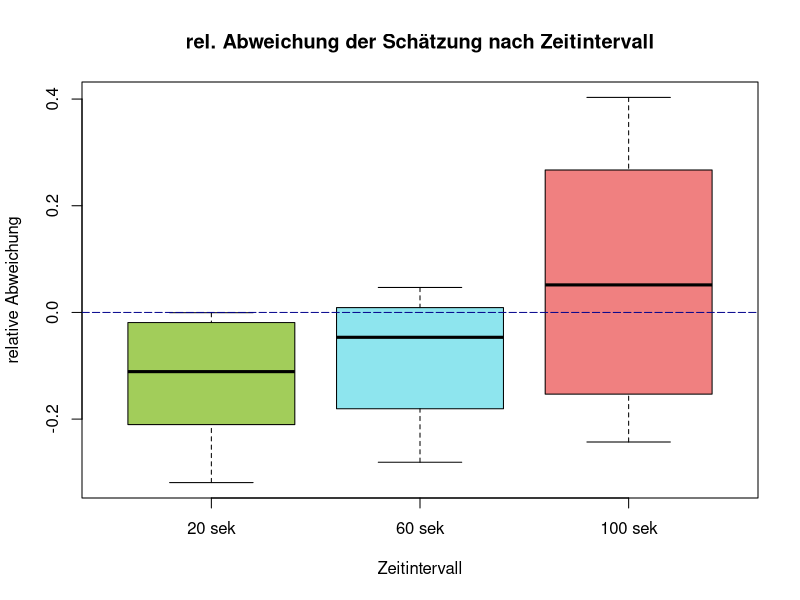
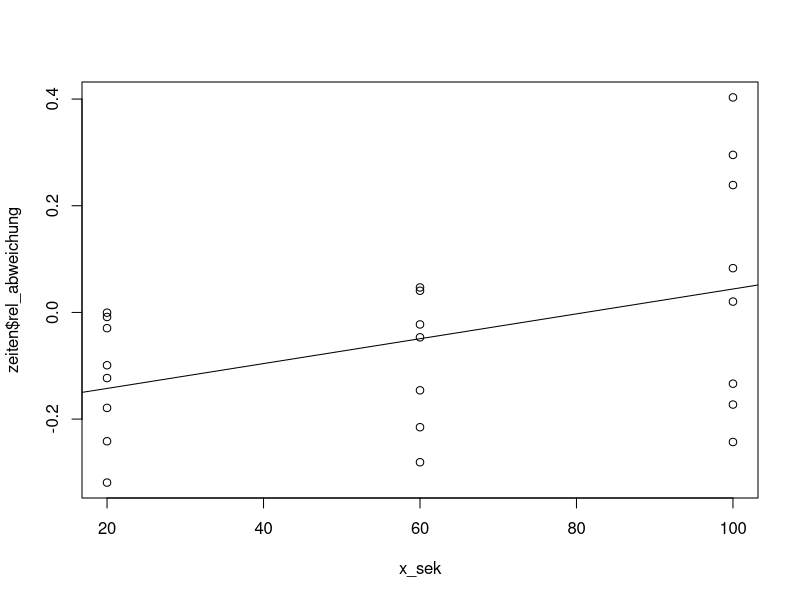
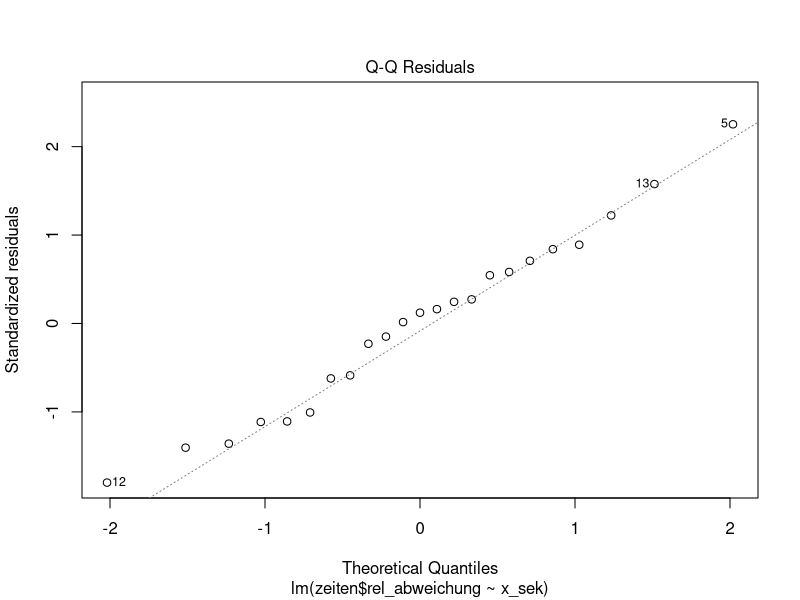
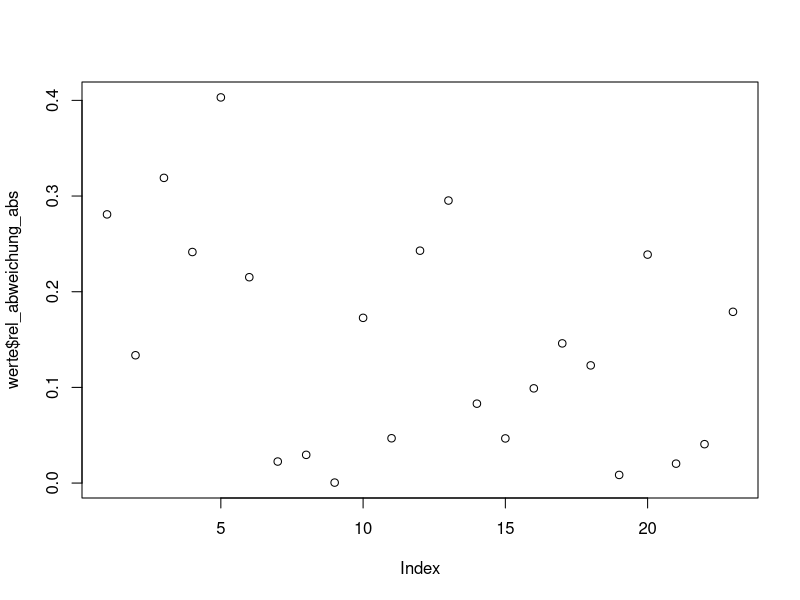
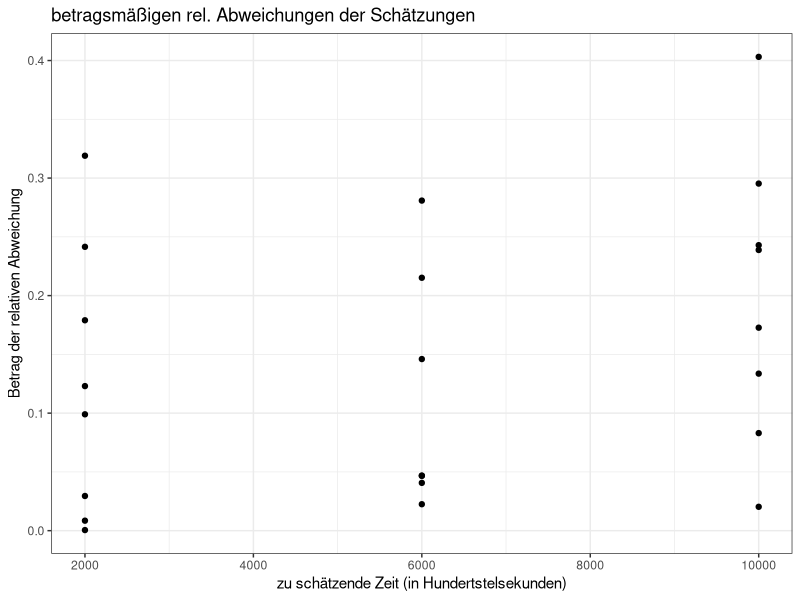
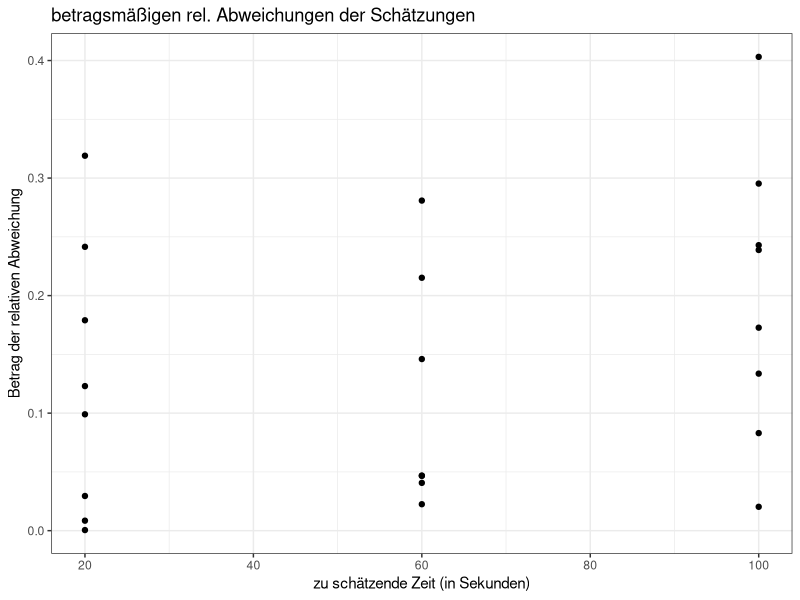
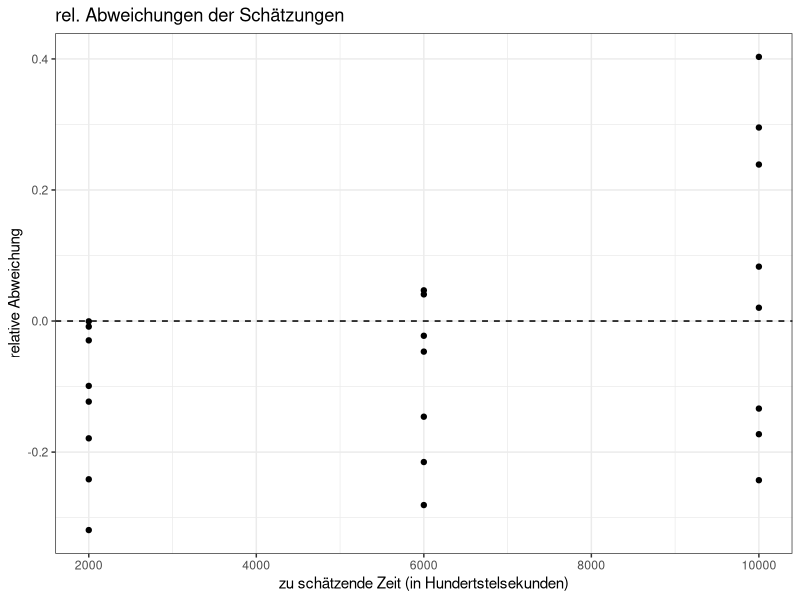
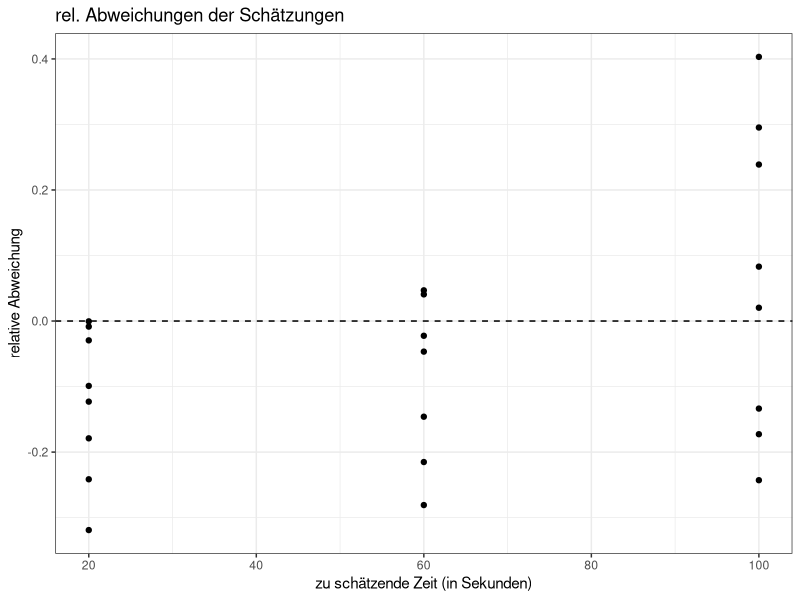

R code for these plots, in order:
## Auswertung von Versuch3-Zeitschaetzen ##

#### KOMPLETT AUSWERTUNG #######################################################

library(readxl)
library(ggplot2)
library(patchwork)

# Laden des Versuchsprotokolls:
versuchsprotokoll <- read_excel("versuchsprotokoll.xlsx")

names(versuchsprotokoll) <- c("einheit", "teiln_nr", "geschlecht", 
                              "tag", "geplant_start", "zeit_durchf",
                              "ziel_schaetzung", "ziel_schaetzung_hdtsek",
                              "erg_schaetzung", "erg_schaetzung_hdtsek",
                              "rel_abweichung", "rel_abweichung_abs", 
                              "Stoerungen")

versuchsprotokoll$geschlecht <- as.factor(versuchsprotokoll$geschlecht)
versuchsprotokoll$tag <- as.factor(versuchsprotokoll$tag)
versuchsprotokoll$ziel_schaetzung <- as.factor(versuchsprotokoll$ziel_schaetzung)

zeiten <- versuchsprotokoll

zeit20 <- subset(zeiten, zeiten$ziel_schaetzung == "20 sek")
zeit60 <- subset(zeiten, zeiten$ziel_schaetzung == "60 sek")
zeit100 <- subset(zeiten, zeiten$ziel_schaetzung == "100 sek")

boxplot(zeit20$rel_abweichung, zeit60$rel_abweichung, zeit100$rel_abweichung, 
        col = c("darkolivegreen3", "cadetblue2", "lightcoral"),
        main = "rel. Abweichung der Schätzung nach Zeitintervall", 
        names = c("20 sek", "60 sek", "100 sek"),
        xlab = "Zeitintervall",
        ylab = "relative Abweichung")
abline(h=0, col = "darkblue", lty = 5)


t.test(zeiten$rel_abweichung_abs, alternative = "greater", 
       mu = 0, conf.level = 0.95)
# One Sample t-test
# 
# data:  zeiten$rel_abweichung_abs
# t = 6.1271, df = 22, p-value = 1.813e-06
# alternative hypothesis: true mean is greater than 0
# 95 percent confidence interval:
#   0.1060332       Inf
# sample estimates:
#   mean of x 
# 0.1473203

x <- zeiten$ziel_schaetzung_hdtsek
y <- zeiten$rel_abweichung_abs

lin_modell <- lm(y ~ x + I(x^2))
summary(lin_modell)
# Call:
#   lm(formula = y ~ x + I(x^2))
# 
# Residuals:
#   Min       1Q   Median       3Q      Max 
# -0.17841 -0.08251 -0.02600  0.07529  0.20439 
# 
# Coefficients:
#   Estimate Std. Error t value Pr(>|t|)  
# (Intercept)  1.663e-01  9.398e-02   1.769   0.0921 .
# x           -2.661e-05  3.938e-05  -0.676   0.5070  
# I(x^2)       2.985e-09  3.227e-09   0.925   0.3660  
# ---
#   Signif. codes:  0 '***' 0.001 '**' 0.01 '*' 0.05 '.' 0.1 ' ' 1
# 
# Residual standard error: 0.1139 on 20 degrees of freedom
# (1 Beobachtung als fehlend geloescht)
# Multiple R-squared:  0.1123,	Adjusted R-squared:  0.0235 
# F-statistic: 1.265 on 2 and 20 DF,  p-value: 0.304


x_sek <- zeiten$ziel_schaetzung_hdtsek/100

lin_modell_sek <- lm(y ~ x_sek + I((x_sek)^2))
summary(lin_modell_sek)
# Call:
#   lm(formula = y ~ x_sek + I((x_sek)^2))
# 
# Residuals:
#   Min       1Q   Median       3Q      Max 
# -0.17841 -0.08251 -0.02600  0.07529  0.20439 
# 
# Coefficients:
#   Estimate Std. Error t value Pr(>|t|)  
# (Intercept)   1.663e-01  9.398e-02   1.769   0.0921 .
# x_sek        -2.661e-03  3.938e-03  -0.676   0.5070  
# I((x_sek)^2)  2.985e-05  3.227e-05   0.925   0.3660  
# ---
#   Signif. codes:  0 '***' 0.001 '**' 0.01 '*' 0.05 '.' 0.1 ' ' 1
# 
# Residual standard error: 0.1139 on 20 degrees of freedom
# (1 Beobachtung als fehlend geloescht)
# Multiple R-squared:  0.1123,	Adjusted R-squared:  0.0235 
# F-statistic: 1.265 on 2 and 20 DF,  p-value: 0.304

summary(lm(zeiten$rel_abweichung ~ x_sek))$coef
#                 Estimate  Std. Error   t value  Pr(>|t|)
# (Intercept) -0.189042708 0.072342075 -2.613178 0.0162401
# x_sek        0.002330156 0.001053756  2.211285 0.0382408
plot(x_sek,zeiten$rel_abweichung)
abline(lm(zeiten$rel_abweichung ~ x_sek))
plot(lm(zeiten$rel_abweichung ~ x_sek), which = 2)
# Normalverteilungsannahme scheint zu passen

mean(zeit20$rel_abweichung, na.rm = TRUE) 
#[1] -0.125
mean(zeit60$rel_abweichung, na.rm = TRUE) 
#[1] -0.08909524
mean(zeit100$rel_abweichung, na.rm = TRUE)
#[1] 0.0614125


# Spannweite nach Zeitintervall:
max(zeit20$rel_abweichung) - min(zeit20$rel_abweichung)
#[1] 0.3185
max(zeit60$rel_abweichung, na.rm = TRUE) - 
  min(zeit60$rel_abweichung, na.rm = TRUE)
#[1] 0.3276667
max(zeit100$rel_abweichung) - min(zeit100$rel_abweichung)
#[1] 0.646

## Die Spannweiten werden mit wachsender Zeitspanne groesser.
## Die Spannweite von 100 sek ist mehr als doppelt so gross als die 
## anderen.



# Interquartilsabstand:
quantile(zeit20$rel_abweichung, 3/4) - quantile(zeit20$rel_abweichung, 1/4)
# 0.170375 
quantile(zeit60$rel_abweichung, na.rm = TRUE, 3/4) - 
  quantile(zeit60$rel_abweichung, na.rm = TRUE, 1/4)
# 0.1896667 
quantile(zeit100$rel_abweichung, 3/4) - quantile(zeit100$rel_abweichung, 1/4)
# 0.3963 

## Die Interquartilsabstaende werden mit wachsender Zeitspanne groesser.
## Der Interquartilsabstand von 100 sek ist mehr als doppelt so gross als die 
## anderen.


# Mediane:
median(zeit20$rel_abweichung)
#[1] -0.111
median(zeit60$rel_abweichung, na.rm = TRUE)
#[1] -0.04666667
median(zeit100$rel_abweichung)
#[1] 0.05165

werte <- subset(zeiten, !is.na(zeiten$rel_abweichung_abs))
plot(werte$rel_abweichung_abs)

# Plot der betragsmaessigen Abweichung in Hundertstelsekunden:
ggplot(werte, aes(ziel_schaetzung_hdtsek, rel_abweichung_abs))+
  geom_point() +
  theme_bw() +
  xlab("zu schätzende Zeit (in Hundertstelsekunden)") +
  ylab("Betrag der relativen Abweichung") +
  ggtitle("betragsmäßigen rel. Abweichungen der Schätzungen")

# Plot der betragsmaessigen Abweichung in Sekunden:
ggplot(werte, aes(ziel_schaetzung_hdtsek/100, rel_abweichung_abs))+
  geom_point() +
  theme_bw() +
  xlab("zu schätzende Zeit (in Sekunden)") +
  ylab("Betrag der relativen Abweichung") +
  ggtitle("betragsmäßigen rel. Abweichungen der Schätzungen")

# Plot der Abweichung in Hundertstelsekunden:
ggplot(werte, aes(ziel_schaetzung_hdtsek, rel_abweichung))+
  geom_point() +
  geom_hline(yintercept = 0, linetype = "dashed") +
  theme_bw() +
  xlab("zu schätzende Zeit (in Hundertstelsekunden)") +
  ylab("relative Abweichung") +
  ggtitle("rel. Abweichungen der Schätzungen")

# Plot der Abweichung in Sekunden:
ggplot(werte, aes(ziel_schaetzung_hdtsek/100, rel_abweichung))+
  geom_point() +
  geom_hline(yintercept = 0, linetype = "dashed") +
  theme_bw() +
  xlab("zu schätzende Zeit (in Sekunden)") +
  ylab("relative Abweichung") +
  ggtitle("rel. Abweichungen der Schätzungen")



#  Auswertung nach Geschlecht ##################################################

# Unterdatensaetze fuer die Untersuchung nach einem Geschlechstspezifischem 
# Unterschied in den Schaetzungen:

weibl <- subset(werte, werte$geschlecht== "weiblich")
maennl <- subset(werte, werte$geschlecht== "maennlich")

# Plot der betragsm. rel. Abweichung stratifiziert nach Geschlecht
plot1 <- ggplot(weibl, aes(ziel_schaetzung_hdtsek, rel_abweichung_abs)) +
  geom_point() +
  geom_hline(yintercept = 0, linetype = "dashed") +
  theme_bw() +
  xlab("zu schätzende Zeit (in Hundertstelsekunden)") +
  ylab("betragsmäßige relative Abweichung") +
  ggtitle("rel. Abweichungen der Schätzungen (Frauen)") +
  geom_smooth(method = "lm") +
  ylim(-0.1, 0.5)

plot2 <- ggplot(maennl, aes(ziel_schaetzung_hdtsek, rel_abweichung_abs)) +
  geom_point() +
  geom_hline(yintercept = 0, linetype = "dashed") +
  theme_bw() +
  xlab("zu schätzende Zeit (in Hundertstelsekunden)") +
  ylab("betragsmäßige relative Abweichung") +
  ggtitle("rel. Abweichungen der Schätzungen (Männer)") +
  geom_smooth(method = "lm") +
  ylim(-0.1, 0.5)

plot1 + plot2


# Boxplot der rel. Abweichungen stratifiziert nach Geschlecht
p1 <- ggplot(weibl, aes(ziel_schaetzung_hdtsek, rel_abweichung)) +
  geom_boxplot(aes(group = ziel_schaetzung), 
               fill = c("darkolivegreen3", "cadetblue2", "lightcoral")) +
  geom_hline(yintercept = 0, linetype = "dashed") +
  theme_bw() +
  xlab("zu schätzende Zeit (in Hundertstelsekunden)") +
  ylab("relative Abweichung") +
  ggtitle("rel. Abweichungen der Schätzungen (Frauen)") +
  ylim(-0.3, 0.45) +
  geom_point()

p2 <- ggplot(maennl, aes(ziel_schaetzung_hdtsek, rel_abweichung)) +
  geom_boxplot(aes(group = ziel_schaetzung), 
               fill = c("darkolivegreen3", "cadetblue2", "lightcoral")) +
  geom_hline(yintercept = 0, linetype = "dashed") +
  theme_bw() +
  xlab("zu schätzende Zeit (in Hundertstelsekunden)") +
  ylab("relative Abweichung") +
  ggtitle("rel. Abweichungen der Schätzungen (Männer)") +
  ylim(-0.3, 0.45) +
  geom_point()

p1 + p2



t.test(weibl$rel_abweichung_abs, alternative = "greater", 
       mu = 0, conf.level = 0.95)
# One Sample t-test
# 
# data:  weibl$rel_abweichung_abs
# t = 5.0024, df = 11, p-value = 0.0002005
# alternative hypothesis: true mean is greater than 0
# 95 percent confidence interval:
#   0.1047461       Inf
# sample estimates:
#   mean of x 
# 0.1634111 

t.test(maennl$rel_abweichung_abs, alternative = "greater", 
       mu = 0, conf.level = 0.95)
# One Sample t-test
# 
# data:  maennl$rel_abweichung_abs
# t = 3.572, df = 10, p-value = 0.002539
# alternative hypothesis: true mean is greater than 0
# 95 percent confidence interval:
#   0.06392269        Inf
# sample estimates:
#   mean of x 
# 0.1297667


# Boxplot der betragsm. rel. Abweichungen stratifiziert nach Geschlecht
plot_1 <- ggplot(weibl, aes(ziel_schaetzung_hdtsek, rel_abweichung_abs)) +
  geom_boxplot(aes(group = ziel_schaetzung), 
               fill = c("darkolivegreen3", "cadetblue2", "lightcoral")) +
  geom_hline(yintercept = 0, linetype = "dashed") +
  theme_bw() +
  xlab("zu schätzende Zeit (in Hundertstelsekunden)") +
  ylab("betragsmäßige relative Abweichung") +
  ggtitle("betragsmäßige rel. Abweichungen der Schätzungen (Frauen)") +
  ylim(-0.01, 0.45) +
  geom_point()

plot_2 <- ggplot(maennl, aes(ziel_schaetzung_hdtsek, rel_abweichung_abs)) +
  geom_boxplot(aes(group = ziel_schaetzung), 
               fill = c("darkolivegreen3", "cadetblue2", "lightcoral")) +
  geom_hline(yintercept = 0, linetype = "dashed") +
  theme_bw() +
  xlab("zu schätzende Zeit (in Hundertstelsekunden)") +
  ylab("betragsmäßige relative Abweichung") +
  ggtitle("betragsmäßige rel. Abweichungen der Schätzungen (Männer)") +
  ylim(-0.01, 0.45) +
  geom_point()

plot_1 + plot_2

# Grafik-1 fuer Praesentation:
ggplot(werte, aes(ziel_schaetzung_hdtsek, rel_abweichung)) + 
  geom_boxplot(aes(group = ziel_schaetzung),
               fill = c("darkolivegreen3", "cadetblue2", "lightcoral"), 
               alpha = 0.6) +
  geom_hline(yintercept = 0, linetype = "dashed") +
  theme_bw() +
  xlab("zu schätzende Zeit (in Hundertstelsekunden)") +
  ylab("relative Abweichung") +
  ggtitle("relative Abweichungen der Schätzungen") +
  geom_point(pch = 16, size = 3)

# Grafik-2 fuer Praesentation:
ggplot(werte, aes(ziel_schaetzung_hdtsek, rel_abweichung_abs)) + 
  geom_boxplot(aes(group = ziel_schaetzung),
               fill = c("darkolivegreen3", "cadetblue2", "lightcoral"), 
               alpha = 0.6) +
  geom_hline(yintercept = 0, linetype = "dashed") +
  theme_bw() +
  xlab("zu schätzende Zeit (in Hundertstelsekunden)") +
  ylab("betragsmäßige relative Abweichung") +
  ggtitle("betragsmäßige relative Abweichungen der Schätzungen") +
  geom_point(pch = 16, size = 3)

# Grafik-3 fuer Praesentation:
w <- ggplot(weibl, aes(ziel_schaetzung_hdtsek, rel_abweichung)) + 
  geom_boxplot(aes(group = ziel_schaetzung),
               fill = c("darkolivegreen3", "cadetblue2", "lightcoral"), 
               alpha = 0.6) +
  geom_hline(yintercept = 0, linetype = "dashed") +
  theme_bw() +
  xlab("zu schätzende Zeit (in Hundertstelsekunden)") +
  ylab("relative Abweichung") +
  ggtitle("relative Abweichungen der Schätzungen (Frauen)") +
  ylim(-0.3, 0.45) +
  geom_point(pch = 16, size = 3)

m <- ggplot(maennl, aes(ziel_schaetzung_hdtsek, rel_abweichung)) + 
  geom_boxplot(aes(group = ziel_schaetzung),
               fill = c("darkolivegreen3", "cadetblue2", "lightcoral"), 
               alpha = 0.6) +
  geom_hline(yintercept = 0, linetype = "dashed") +
  theme_bw() +
  xlab("zu schätzende Zeit (in Hundertstelsekunden)") +
  ylab("relative Abweichung") +
  ggtitle("relative Abweichungen der Schätzungen (Männer)") +
  ylim(-0.3, 0.45) +
  geom_point(pch = 16, size = 3)

w + m

# Grafik-4 fuer Praesentation:
w_abs <- ggplot(weibl, aes(ziel_schaetzung_hdtsek, rel_abweichung_abs)) + 
  geom_boxplot(aes(group = ziel_schaetzung),
               fill = c("darkolivegreen3", "cadetblue2", "lightcoral"), 
               alpha = 0.6) +
  geom_hline(yintercept = 0, linetype = "dashed") +
  theme_bw() +
  xlab("zu schätzende Zeit (in Hundertstelsekunden)") +
  ylab("betragsmäßige relative Abweichung") +
  ggtitle("betragsm. rel. Abweichungen der Schätzungen (Frauen)") +
  ylim(-0.01, 0.45) +
  geom_point(pch = 16, size = 3)

m_abs <- ggplot(maennl, aes(ziel_schaetzung_hdtsek, rel_abweichung_abs)) + 
  geom_boxplot(aes(group = ziel_schaetzung),
               fill = c("darkolivegreen3", "cadetblue2", "lightcoral"), 
               alpha = 0.6) +
  geom_hline(yintercept = 0, linetype = "dashed") +
  theme_bw() +
  xlab("zu schätzende Zeit (in Hundertstelsekunden)") +
  ylab("betragsmäßige relative Abweichung") +
  ggtitle("betragsm. rel. Abweichungen der Schätzungen (Männer)") +
  ylim(-0.01, 0.45) +
  geom_point(pch = 16, size = 3)

w_abs + m_abs

#  Auswertung nach Tag ##################################################

# relative Abweichungen
median(zeit20$rel_abweichung[zeit20$tag=="Tag 1"])
# [1] -0.1355
median(zeit20$rel_abweichung[zeit20$tag=="Tag 2"])
# [1] -0.111

median(zeit60$rel_abweichung[zeit60$tag=="Tag 1"])
# [1] -0.1188333
median(zeit60$rel_abweichung[zeit60$tag=="Tag 2"], na.rm = TRUE)
# [1] -0.04666667

median(zeit100$rel_abweichung[zeit100$tag=="Tag 1"])
# [1] -0.15315
median(zeit100$rel_abweichung[zeit100$tag=="Tag 2"])
# [1] 0.1609

# relative Absolut-Abweichungen
median(zeit20$rel_abweichung_abs[zeit20$tag=="Tag 1"])
# [1] 0.1355
median(zeit20$rel_abweichung_abs[zeit20$tag=="Tag 2"])
# [1] 0.111

median(zeit60$rel_abweichung_abs[zeit60$tag=="Tag 1"])
# [1] 0.131
median(zeit60$rel_abweichung_abs[zeit60$tag=="Tag 2"], na.rm = TRUE)
# [1] 0.04666667

median(zeit100$rel_abweichung_abs[zeit100$tag=="Tag 1"])
# [1] 0.2078
median(zeit100$rel_abweichung_abs[zeit100$tag=="Tag 2"])
# [1] 0.1609


boxplot(zeit20$rel_abweichung[zeit20$tag=="Tag 1"], 
        zeit60$rel_abweichung[zeit20$tag=="Tag 1"], 
        zeit100$rel_abweichung[zeit20$tag=="Tag 1"], 
        col = c("darkolivegreen3", "cadetblue2", "lightcoral"),
        main = "rel. Abweichung der Schaetzung nach Zeitintervall an Tag 1", 
        names = c("20 sek", "60 sek", "100 sek"),
        xlab = "Zeitintervall",
        ylab = "relative Abweichung",
        ylim = c(-0.4, 0.4))
abline(h=0, col = "darkblue", lty = 5)

boxplot(zeit20$rel_abweichung[zeit20$tag=="Tag 2"], 
        zeit60$rel_abweichung[zeit20$tag=="Tag 2"], 
        zeit100$rel_abweichung[zeit20$tag=="Tag 2"], 
        col = c("darkolivegreen3", "cadetblue2", "lightcoral"),
        main = "rel. Abweichung der Schaetzung nach Zeitintervall an Tag 2", 
        names = c("20 sek", "60 sek", "100 sek"),
        xlab = "Zeitintervall",
        ylab = "relative Abweichung",
        ylim = c(-0.4, 0.4))
abline(h=0, col = "darkblue", lty = 5)

boxplot(zeit20$rel_abweichung_abs[zeit20$tag=="Tag 1"], 
        zeit60$rel_abweichung_abs[zeit20$tag=="Tag 1"], 
        zeit100$rel_abweichung_abs[zeit20$tag=="Tag 1"], 
        col = c("darkolivegreen3", "cadetblue2", "lightcoral"),
        main = "betragsmaessige rel. Abweichung der Schaetzung nach Zeitintervall an Tag 1", 
        names = c("20 sek", "60 sek", "100 sek"),
        xlab = "Zeitintervall",
        ylab = "betragsmaessige relative Abweichung",
        ylim = c(-0.01, 0.45))
abline(h=0, col = "darkblue", lty = 5)

boxplot(zeit20$rel_abweichung_abs[zeit20$tag=="Tag 2"], 
        zeit60$rel_abweichung_abs[zeit20$tag=="Tag 2"], 
        zeit100$rel_abweichung_abs[zeit20$tag=="Tag 2"], 
        col = c("darkolivegreen3", "cadetblue2", "lightcoral"),
        main = "betragsmaessige rel. Abweichung der Schaetzung nach Zeitintervall an Tag 2", 
        names = c("20 sek", "60 sek", "100 sek"),
        xlab = "Zeitintervall",
        ylab = "betragsmaessige relative Abweichung",
        ylim = c(-0.01, 0.45))
abline(h=0, col = "darkblue", lty = 5)


